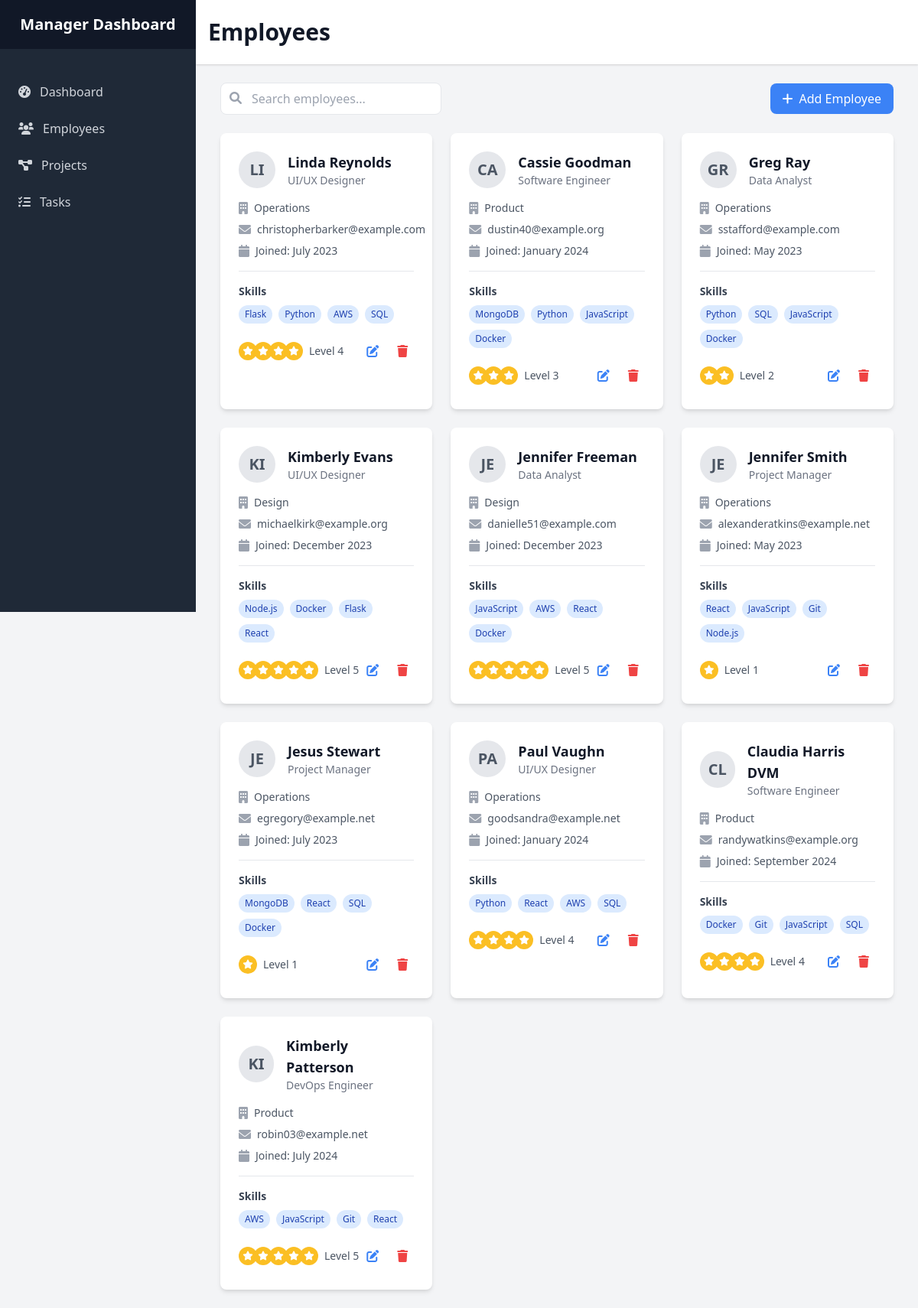
The page /employees on the database its author committed.
### app/models.py (models this page shows)
class Employee(db.Model):
    id = db.Column(db.Integer, primary_key=True)
    name = db.Column(db.String(100), nullable=False)
    email = db.Column(db.String(120), unique=True, nullable=False)
    role = db.Column(db.String(100))
    department = db.Column(db.String(100))
    skills = db.Column(db.String(500))
    badge_level = db.Column(db.Integer, default=1)
    join_date = db.Column(db.DateTime, default=datetime.utcnow)
    projects = db.relationship('Project', backref='employee', lazy=True)
    tasks = db.relationship('Task', backref='employee', lazy=True)

### app/routes.py (the view)
@main.route('/employees')
def employees():
    employees = Employee.query.all()
    return render_template('employees.html', employees=employees)

### app/templates/employees.html (shortened to what this page needs)
{% extends "base.html" %}
{% block header %}Employees{% endblock %}
{% block content %}
<div class="mb-6">
    <div class="flex justify-between items-center">
        <div class="relative">
            <input type="text"
                   class="search-input pl-10 pr-4 py-2 border rounded-lg focus:outline-none focus:ring-2 focus:ring-blue-500"
                   placeholder="Search employees...">
            <i class="fas fa-search absolute left-3 top-3 text-gray-400"></i>
        </div>
        <button class="bg-blue-500 text-white px-4 py-2 rounded-lg hover:bg-blue-600">
            <i class="fas fa-plus mr-2"></i>Add Employee
        </button>
    </div>
</div>
<div class="grid grid-cols-1 md:grid-cols-2 lg:grid-cols-3 gap-6">
    {% for employee in employees %}
    <div class="bg-white rounded-lg shadow-md p-6 searchable-item card-hover">
        <div class="flex items-center mb-4">
            <div class="w-12 h-12 bg-gray-200 rounded-full flex items-center justify-center">
                <span class="text-xl font-bold text-gray-600">{{ employee.name[:2].upper() }}</span>
            </div>
            <div class="ml-4">
                <h3 class="text-lg font-semibold text-gray-900">{{ employee.name }}</h3>
                <p class="text-sm text-gray-500">{{ employee.role }}</p>
            </div>
        </div>
        <div class="mb-4">
            <div class="flex items-center mb-2">
                <i class="fas fa-building text-gray-400 mr-2"></i>
                <span class="text-sm text-gray-600">{{ employee.department }}</span>
            </div>
            <div class="flex items-center mb-2">
                <i class="fas fa-envelope text-gray-400 mr-2"></i>
                <span class="text-sm text-gray-600">{{ employee.email }}</span>
            </div>
            <div class="flex items-center">
                <i class="fas fa-calendar text-gray-400 mr-2"></i>
                <span class="text-sm text-gray-600">Joined: {{ employee.join_date.strftime('%B %Y') }}</span>
            </div>
        </div>
        <div class="border-t pt-4">
            <h4 class="text-sm font-semibold text-gray-700 mb-2">Skills</h4>
            <div class="flex flex-wrap gap-2">
                {% for skill in employee.skills.split(',') %}
                <span class="px-2 py-1 bg-blue-100 text-blue-800 text-xs rounded-full">{{ skill.strip() }}</span>
                {% endfor %}
            </div>
        </div>
        <div class="mt-4 flex items-center justify-between">
            <div class="flex items-center">
                <div class="flex -space-x-1">
                    {% for _ in range(employee.badge_level) %}
                    <div class="w-6 h-6 rounded-full bg-yellow-400 flex items-center justify-center">
                        <i class="fas fa-star text-xs text-white"></i>
                    </div>
                    {% endfor %}
                </div>
                <span class="ml-2 text-sm text-gray-600">Level {{ employee.badge_level }}</span>
            </div>
            <div class="flex space-x-2">
                <button class="p-2 text-blue-500 hover:bg-blue-50 rounded-full">
                    <i class="fas fa-edit"></i>
                </button>
                <button class="p-2 text-red-500 hover:bg-red-50 rounded-full">
                    <i class="fas fa-trash"></i>
                </button>
            </div>
        </div>
    </div>
    {% endfor %}
</div>
{% endblock %}

### app/static/css/style.css (style rules this page uses)
.card-hover { transition: transform 0.2s ease-in-out, box-shadow 0.2s ease-in-out; }

### rows shown on the page
Employee: name "LI", name "Linda Reynolds", role "UI/UX Designer", department "Operations", email "christopherbarker@example.com", join_date "July 2023", strip "Flask" "Python" "AWS" "SQL", badge_level "4"
Employee: name "CA", name "Cassie Goodman", role "Software Engineer", department "Product", email "dustin40@example.org", join_date "January 2024", strip "MongoDB" "Python" "JavaScript" "Docker", badge_level "3"
Employee: name "GR", name "Greg Ray", role "Data Analyst", department "Operations", email "sstafford@example.com", join_date "May 2023", strip "Python" "SQL" "JavaScript" "Docker", badge_level "2"
Employee: name "KI", name "Kimberly Evans", role "UI/UX Designer", department "Design", email "michaelkirk@example.org", join_date "December 2023", strip "Node.js" "Docker" "Flask" "React", badge_level "5"
Employee: name "JE", name "Jennifer Freeman", role "Data Analyst", department "Design", email "danielle51@example.com", join_date "December 2023", strip "JavaScript" "AWS" "React" "Docker", badge_level "5"
Employee: name "JE", name "Jennifer Smith", role "Project Manager", department "Operations", email "alexanderatkins@example.net", join_date "May 2023", strip "React" "JavaScript" "Git" "Node.js", badge_level "1"
Employee: name "JE", name "Jesus Stewart", role "Project Manager", department "Operations", email "egregory@example.net", join_date "July 2023", strip "MongoDB" "React" "SQL" "Docker", badge_level "1"
Employee: name "PA", name "Paul Vaughn", role "UI/UX Designer", department "Operations", email "goodsandra@example.net", join_date "January 2024", strip "Python" "React" "AWS" "SQL", badge_level "4"
Employee: name "CL", name "Claudia Harris DVM", role "Software Engineer", department "Product", email "randywatkins@example.org", join_date "September 2024", strip "Docker" "Git" "JavaScript" "SQL", badge_level "4"
Employee: name "KI", name "Kimberly Patterson", role "DevOps Engineer", department "Product", email "robin03@example.net", join_date "July 2024", strip "AWS" "JavaScript" "Git" "React", badge_level "5"
